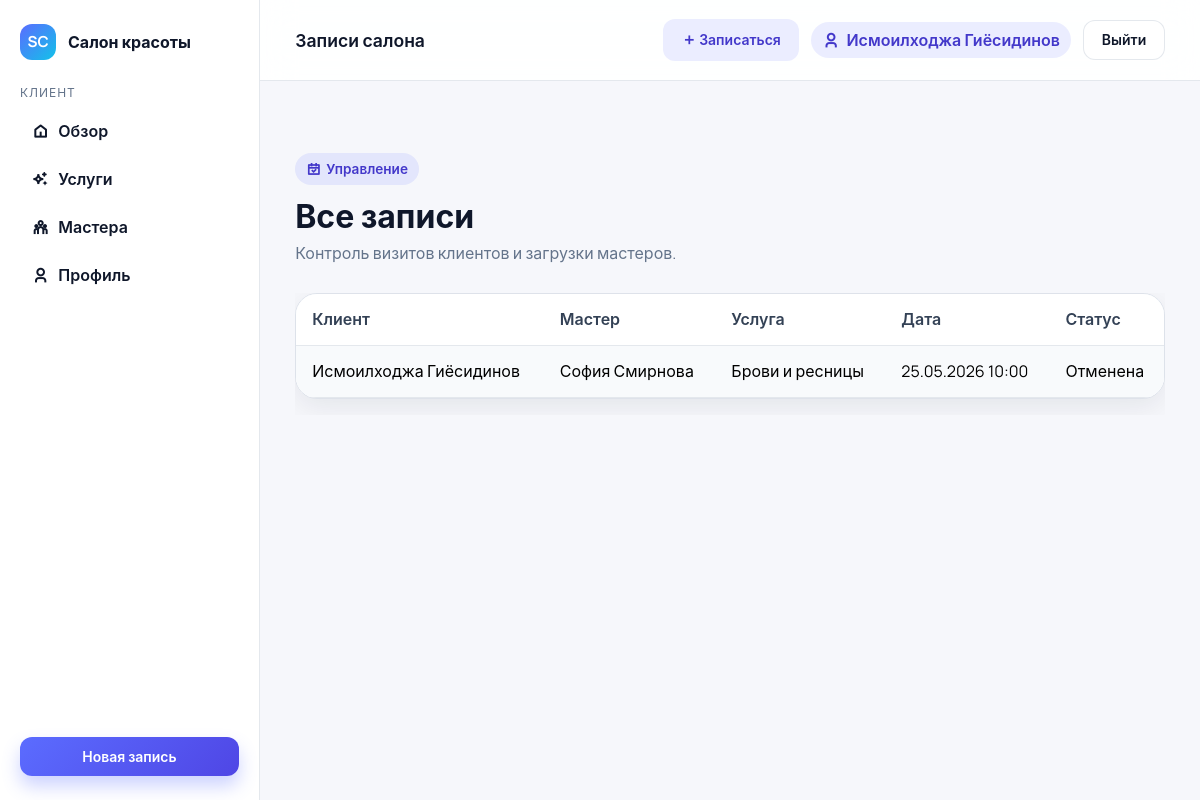
Page /appointments/admin/list/ (signed in) on the committed database.
### accounts/models.py (models this page shows, shortened)
class User(AbstractUser):
    class Role(models.TextChoices):
        CLIENT = "client", "Клиент"
        MASTER = "master", "Мастер"
        ADMIN = "admin", "Администратор"
    role = models.CharField(
        max_length=20,
        choices=Role.choices,
        default=Role.CLIENT,
        help_text="Роль пользователя: клиент, мастер или администратор.",
    )
    phone = models.CharField(
        max_length=30,
        blank=True,
        help_text="Контактный телефон пользователя для связи.",
    )

### appointments/models.py (models this page shows, shortened)
class Appointment(models.Model):
    class Status(models.TextChoices):
        PLANNED = "planned", "Запланирована"
        CANCELLED = "cancelled", "Отменена"
        COMPLETED = "completed", "Завершена"
    client = models.ForeignKey(
        settings.AUTH_USER_MODEL,
        on_delete=models.CASCADE,
        related_name="appointments",
        help_text="Клиент, записанный на услугу.",
    )
    master = models.ForeignKey(
        MasterProfile,
        on_delete=models.PROTECT,
        related_name="appointments",
        help_text="Мастер, оказывающий услугу.",
    )
    service = models.ForeignKey(
        Service,
        on_delete=models.PROTECT,
        related_name="appointments",
        help_text="Выбранная услуга.",
    )
    slot = models.OneToOneField(
        WorkingSlot,
        on_delete=models.PROTECT,
        related_name="appointment",
        help_text="Рабочий слот, выбранный для записи.",
    )
    status = models.CharField(
        max_length=20,
        choices=Status.choices,
        default=Status.PLANNED,
        help_text="Текущий статус записи.",
    )
    created_at = models.DateTimeField(
        auto_now_add=True, help_text="Дата и время создания записи."
    )
    updated_at = models.DateTimeField(
        auto_now=True, help_text="Дата и время последнего обновления."
    )
    notes = models.TextField(
        blank=True,
        help_text="Дополнительные пожелания или комментарии клиента.",
    )
    class Meta:
        ordering = ["-created_at"]
        verbose_name = "Запись"
        verbose_name_plural = "Записи"

### masters/models.py (models this page shows, shortened)
class MasterProfile(models.Model):
    user = models.OneToOneField(
        settings.AUTH_USER_MODEL,
        on_delete=models.CASCADE,
        related_name="master_profile",
        help_text="Пользователь, связанный с профилем мастера.",
    )
    bio = models.TextField(
        blank=True,
        help_text="Краткое описание опыта и специализации мастера.",
    )
    services = models.ManyToManyField(
        Service,
        related_name="masters",
        help_text="Список услуг, которые оказывает мастер.",
    )
    is_active = models.BooleanField(
        default=True,
        help_text="Признак активности мастера в расписании.",
    )
    class Meta:
        verbose_name = "Мастер"
        verbose_name_plural = "Мастера"
    def __str__(self) -> str:
        return self.user.get_full_name() or self.user.username

class WorkingSlot(models.Model):
    master = models.ForeignKey(
        MasterProfile,
        on_delete=models.CASCADE,
        related_name="working_slots",
        help_text="Мастер, которому принадлежит слот.",
    )
    start_at = models.DateTimeField(help_text="Начало рабочего слота.")
    end_at = models.DateTimeField(help_text="Окончание рабочего слота.")
    is_available = models.BooleanField(
        default=True,
        help_text="Флаг доступности слота для записи.",
    )
    class Meta:
        ordering = ["start_at"]
        verbose_name = "Рабочий слот"
        verbose_name_plural = "Рабочие слоты"

### services/models.py (models this page shows, shortened)
class Service(models.Model):
    name = models.CharField(max_length=120, help_text="Название услуги.")
    description = models.TextField(help_text="Подробное описание услуги.")
    duration_minutes = models.PositiveIntegerField(
        help_text="Длительность услуги в минутах."
    )
    price = models.DecimalField(
        max_digits=10,
        decimal_places=2,
        help_text="Стоимость услуги в рублях.",
    )
    is_active = models.BooleanField(
        default=True,
        help_text="Признак активности услуги для бронирования.",
    )
    class Meta:
        ordering = ["name"]
        verbose_name = "Услуга"
        verbose_name_plural = "Услуги"

### appointments/views.py (the view)
# urls.py: path("admin/list/", admin_appointments, name="admin_list"),
@login_required
def admin_appointments(request):
    appointments = Appointment.objects.select_related("client", "master", "service", "slot")
    return render(
        request,
        "appointments/admin_appointments.html",
        {"appointments": appointments},
    )

### templates/appointments/admin_appointments.html (shortened to what this page needs)
{% extends "base_dashboard.html" %}
{% block topbar_title %}Записи салона{% endblock %}
{% block content %}
<section class="section">
  <div class="section-head">
    <div>
      <span class="eyebrow"><i class="ri-calendar-check-line"></i> Управление</span>
      <h2 class="section-title">Все записи</h2>
      <p class="section-subtitle">Контроль визитов клиентов и загрузки мастеров.</p>
    </div>
  </div>
  <div class="table-responsive">
    <table class="table table-striped">
      <thead>
        <tr>
          <th>Клиент</th>
          <th>Мастер</th>
          <th>Услуга</th>
          <th>Дата</th>
          <th>Статус</th>
        </tr>
      </thead>
      <tbody>
        {% for appointment in appointments %}
        <tr>
          <td>{{ appointment.client.get_full_name|default:appointment.client.username }}</td>
          <td>{{ appointment.master }}</td>
          <td>{{ appointment.service.name }}</td>
          <td>{{ appointment.slot.start_at|date:"d.m.Y H:i" }}</td>
          <td>{{ appointment.get_status_display }}</td>
        </tr>
        {% empty %}
        <tr><td colspan="5">Записей нет.</td></tr>
        {% endfor %}
      </tbody>
    </table>
  </div>
</section>
{% endblock %}

### templates/base_dashboard.html (shortened to what this page needs)
{% load static %}
<!doctype html>
<html lang="ru">
  <head>
    <link href="https://cdn.jsdelivr.net/npm/bootstrap@5.3.3/dist/css/bootstrap.min.css" rel="stylesheet">
    <link href="https://cdn.jsdelivr.net/npm/remixicon@4.3.0/fonts/remixicon.css" rel="stylesheet">
    <link href="{% static 'css/app.css' %}" rel="stylesheet">
  </head>
  <body class="app-body body-dashboard">
    <div class="dashboard-shell">
      <aside class="dashboard-sidebar">
        <div class="sidebar-brand">
          <span class="brand-mark">SC</span>
          Салон красоты
        </div>
        <div>
          <p class="sidebar-section">Клиент</p>
          <nav class="sidebar-nav">
            <a class="sidebar-link" href="{% url 'appointments:dashboard' %}"><i class="ri-home-5-line"></i> Обзор</a>
            <a class="sidebar-link" href="{% url 'services:list' %}"><i class="ri-sparkling-line"></i> Услуги</a>
            <a class="sidebar-link" href="{% url 'masters:list' %}"><i class="ri-team-line"></i> Мастера</a>
            <a class="sidebar-link" href="{% url 'accounts:profile' %}"><i class="ri-user-3-line"></i> Профиль</a>
          </nav>
        </div>
        <div class="sidebar-footer">
          <a class="btn btn-primary btn-sm w-100" href="{% url 'services:list' %}">Новая запись</a>
        </div>
      </aside>
      <div class="dashboard-main">
        <header class="dashboard-topbar">
          <p class="topbar-title">{% block topbar_title %}Личный кабинет{% endblock %}</p>
          <div class="topbar-actions">
            <a class="btn btn-soft btn-sm" href="{% url 'services:list' %}"><i class="ri-add-line"></i> Записаться</a>
            <span class="user-chip"><i class="ri-user-3-line"></i> {{ user.get_full_name|default:user.username }}</span>
            <a class="btn btn-ghost btn-sm" href="{% url 'accounts:logout' %}">Выйти</a>
          </div>
        </header>
        <main class="dashboard-content">
          {% block content %}{% endblock %}
        </main>
      </div>
    </div>
  </body>
</html>

### rows in the picture
User: get_full_name "Исмоилходжа Гиёсидинов"
Appointment: client.get_full_name "Исмоилходжа Гиёсидинов", master "София Смирнова", service.name "Брови и ресницы", slot.start_at "25.05.2026 10:00", status "Отменена"
